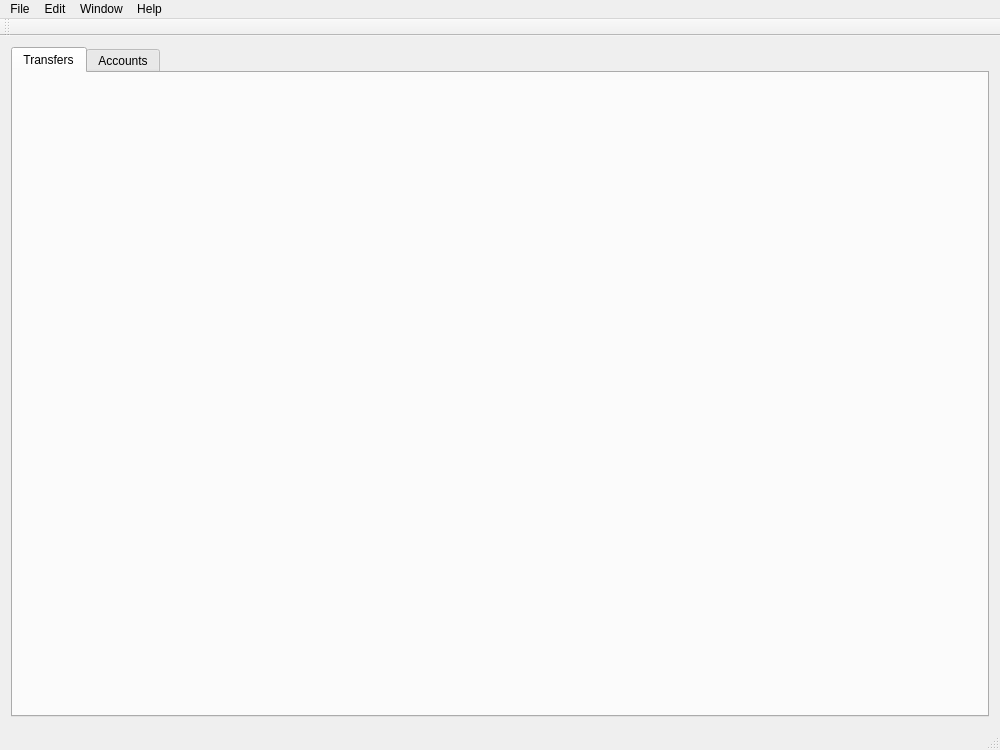
<?xml version="1.0" encoding="UTF-8"?>
<ui version="4.0">
 <class>MainWindow</class>
 <widget class="QMainWindow" name="MainWindow">
  <property name="geometry">
   <rect>
    <x>0</x>
    <y>0</y>
    <width>1000</width>
    <height>750</height>
   </rect>
  </property>
  <property name="windowTitle">
   <string>Moneyphant</string>
  </property>
  <widget class="QWidget" name="centralWidget">
   <layout class="QHBoxLayout" name="horizontalLayout_2">
    <item>
     <widget class="QTabWidget" name="tabs">
      <property name="currentIndex">
       <number>0</number>
      </property>
      <widget class="TransferTab" name="transferTab">
       <attribute name="title">
        <string>Transfers</string>
       </attribute>
      </widget>
      <widget class="QWidget" name="accountTab">
       <attribute name="title">
        <string>Accounts</string>
       </attribute>
       <layout class="QVBoxLayout" name="verticalLayout_2">
        <item>
         <layout class="QHBoxLayout" name="horizontalLayout">
          <item>
           <spacer name="horizontalSpacer">
            <property name="orientation">
             <enum>Qt::Horizontal</enum>
            </property>
            <property name="sizeHint" stdset="0">
             <size>
              <width>40</width>
              <height>20</height>
             </size>
            </property>
           </spacer>
          </item>
          <item>
           <widget class="QLabel" name="accountSearchLabel">
            <property name="text">
             <string>Search:</string>
            </property>
           </widget>
          </item>
          <item>
           <widget class="QLineEdit" name="accFilterText"/>
          </item>
         </layout>
        </item>
        <item>
         <layout class="QHBoxLayout" name="horizontalLayout_3">
          <item>
           <widget class="QTableView" name="accountView"/>
          </item>
          <item>
           <widget class="QWidget" name="accountDetails" native="true">
            <property name="minimumSize">
             <size>
              <width>100</width>
              <height>0</height>
             </size>
            </property>
            <property name="maximumSize">
             <size>
              <width>200</width>
              <height>16777215</height>
             </size>
            </property>
            <layout class="QVBoxLayout" name="verticalLayout_4">
             <item>
              <widget class="QLabel" name="accountNameL">
               <property name="text">
                <string>Name:</string>
               </property>
              </widget>
             </item>
             <item>
              <widget class="QLineEdit" name="accountName">
               <property name="enabled">
                <bool>false</bool>
               </property>
              </widget>
             </item>
             <item>
              <widget class="QLabel" name="label_5">
               <property name="text">
                <string>Owner:</string>
               </property>
              </widget>
             </item>
             <item>
              <widget class="QLineEdit" name="accountOwner">
               <property name="enabled">
                <bool>false</bool>
               </property>
              </widget>
             </item>
             <item>
              <widget class="QLabel" name="label">
               <property name="text">
                <string>IBAN:</string>
               </property>
              </widget>
             </item>
             <item>
              <widget class="QLineEdit" name="accountIban">
               <property name="enabled">
                <bool>false</bool>
               </property>
              </widget>
             </item>
             <item>
              <widget class="QLabel" name="label_2">
               <property name="text">
                <string>BIC:</string>
               </property>
              </widget>
             </item>
             <item>
              <widget class="QLineEdit" name="accountBic">
               <property name="enabled">
                <bool>false</bool>
               </property>
              </widget>
             </item>
             <item>
              <widget class="QLabel" name="label_3">
               <property name="text">
                <string>Account Number:</string>
               </property>
              </widget>
             </item>
             <item>
              <widget class="QLineEdit" name="accountAccountNumber">
               <property name="enabled">
                <bool>false</bool>
               </property>
              </widget>
             </item>
             <item>
              <widget class="QLabel" name="label_4">
               <property name="text">
                <string>Bank Code:</string>
               </property>
              </widget>
             </item>
             <item>
              <widget class="QLineEdit" name="accountBankCode">
               <property name="enabled">
                <bool>false</bool>
               </property>
               <property name="readOnly">
                <bool>false</bool>
               </property>
              </widget>
             </item>
             <item>
              <widget class="QLabel" name="accountTagsL">
               <property name="text">
                <string>Tags:</string>
               </property>
              </widget>
             </item>
             <item>
              <widget class="TagEdit" name="accountTags">
               <property name="focusPolicy">
                <enum>Qt::StrongFocus</enum>
               </property>
               <property name="tabChangesFocus">
                <bool>true</bool>
               </property>
               <property name="backgroundVisible">
                <bool>false</bool>
               </property>
              </widget>
             </item>
             <item>
              <widget class="QLabel" name="moreAccountTags">
               <property name="text">
                <string/>
               </property>
              </widget>
             </item>
             <item>
              <spacer name="verticalSpacer">
               <property name="orientation">
                <enum>Qt::Vertical</enum>
               </property>
               <property name="sizeHint" stdset="0">
                <size>
                 <width>17</width>
                 <height>501</height>
                </size>
               </property>
              </spacer>
             </item>
             <item>
              <widget class="QPushButton" name="mergeAccounts">
               <property name="text">
                <string>Merge Accounts</string>
               </property>
              </widget>
             </item>
            </layout>
           </widget>
          </item>
         </layout>
        </item>
       </layout>
      </widget>
     </widget>
    </item>
   </layout>
  </widget>
  <widget class="QToolBar" name="mainToolBar">
   <attribute name="toolBarArea">
    <enum>TopToolBarArea</enum>
   </attribute>
   <attribute name="toolBarBreak">
    <bool>false</bool>
   </attribute>
  </widget>
  <widget class="QStatusBar" name="statusBar"/>
  <widget class="QMenuBar" name="menuBar">
   <property name="geometry">
    <rect>
     <x>0</x>
     <y>0</y>
     <width>1000</width>
     <height>22</height>
    </rect>
   </property>
   <widget class="QMenu" name="menuFile">
    <property name="title">
     <string>File</string>
    </property>
    <addaction name="actionPreferences"/>
    <addaction name="separator"/>
    <addaction name="actionImport_Statement_File"/>
    <addaction name="actionExport_Transfers"/>
    <addaction name="separator"/>
    <addaction name="actionQuit"/>
   </widget>
   <widget class="QMenu" name="menuHelp">
    <property name="title">
     <string>Help</string>
    </property>
    <addaction name="actionAbout_Moneyphant"/>
   </widget>
   <widget class="QMenu" name="menuEdit">
    <property name="title">
     <string>Edit</string>
    </property>
    <addaction name="actionFind"/>
   </widget>
   <widget class="QMenu" name="menuWindow">
    <property name="title">
     <string>Window</string>
    </property>
    <addaction name="actionTransfers"/>
    <addaction name="actionAccounts"/>
   </widget>
   <addaction name="menuFile"/>
   <addaction name="menuEdit"/>
   <addaction name="menuWindow"/>
   <addaction name="menuHelp"/>
  </widget>
  <action name="actionMerge_Selected_Accounts">
   <property name="enabled">
    <bool>false</bool>
   </property>
   <property name="text">
    <string>Merge Selected Accounts</string>
   </property>
   <property name="shortcut">
    <string>Ctrl+Shift+M</string>
   </property>
  </action>
  <action name="actionExport_Transfers">
   <property name="text">
    <string>Export Transfers</string>
   </property>
   <property name="shortcut">
    <string>Ctrl+E</string>
   </property>
  </action>
  <action name="actionAbout_Moneyphant">
   <property name="text">
    <string>About Moneyphant</string>
   </property>
  </action>
  <action name="actionPreferences">
   <property name="text">
    <string>Preferences</string>
   </property>
  </action>
  <action name="actionImport_Statement_File">
   <property name="text">
    <string>Import Statement File</string>
   </property>
   <property name="shortcut">
    <string>Ctrl+I</string>
   </property>
  </action>
  <action name="actionQuit">
   <property name="text">
    <string>Quit</string>
   </property>
  </action>
  <action name="actionFind">
   <property name="text">
    <string>Find</string>
   </property>
   <property name="shortcut">
    <string>Ctrl+F</string>
   </property>
  </action>
  <action name="actionTransfer_View">
   <property name="text">
    <string>Transfer View</string>
   </property>
  </action>
  <action name="actionTransfers">
   <property name="text">
    <string>Transfers</string>
   </property>
   <property name="shortcut">
    <string>Ctrl+1</string>
   </property>
  </action>
  <action name="actionAccounts">
   <property name="text">
    <string>Accounts</string>
   </property>
   <property name="shortcut">
    <string>Ctrl+2</string>
   </property>
  </action>
 </widget>
 <layoutdefault spacing="6" margin="11"/>
 <customwidgets>
  <customwidget>
   <class>TagEdit</class>
   <extends>QPlainTextEdit</extends>
   <header>src/TagEdit.h</header>
  </customwidget>
  <customwidget>
   <class>TransferTab</class>
   <extends>QWidget</extends>
   <header>src/ui/TransferTab.h</header>
   <container>1</container>
  </customwidget>
 </customwidgets>
 <tabstops>
  <tabstop>accountName</tabstop>
  <tabstop>tabs</tabstop>
  <tabstop>accFilterText</tabstop>
  <tabstop>accountView</tabstop>
  <tabstop>accountOwner</tabstop>
  <tabstop>accountIban</tabstop>
  <tabstop>accountBic</tabstop>
  <tabstop>accountAccountNumber</tabstop>
  <tabstop>accountBankCode</tabstop>
  <tabstop>accountTags</tabstop>
  <tabstop>mergeAccounts</tabstop>
 </tabstops>
 <resources/>
 <connections/>
</ui>
